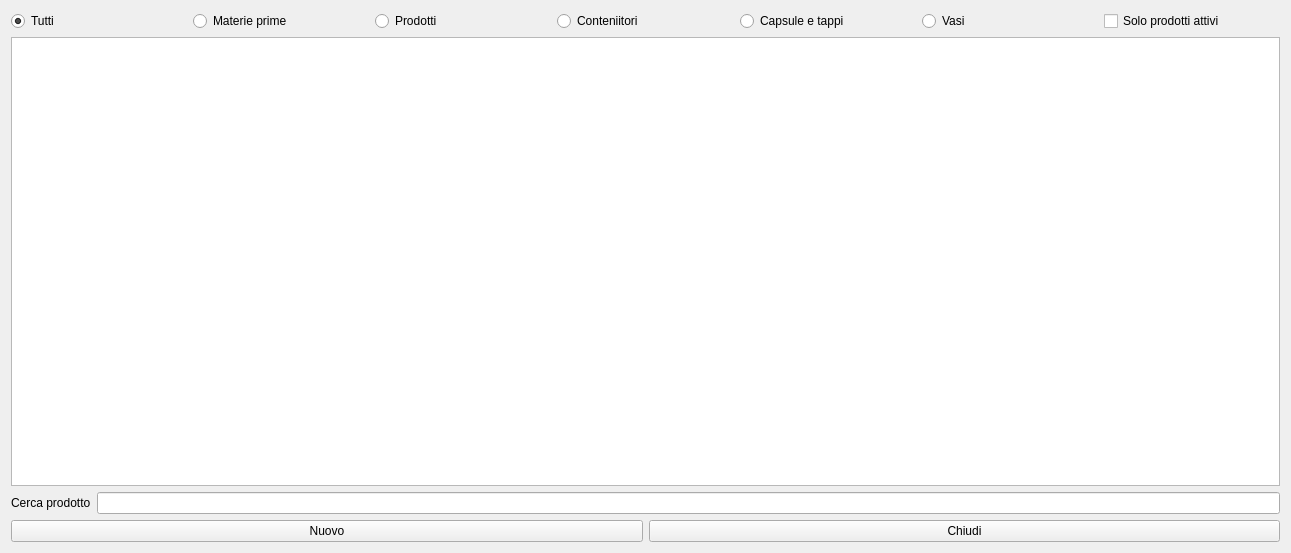
<?xml version="1.0" encoding="UTF-8"?>
<ui version="4.0">
 <class>HProdottiNew</class>
 <widget class="QWidget" name="HProdottiNew">
  <property name="windowModality">
   <enum>Qt::NonModal</enum>
  </property>
  <property name="geometry">
   <rect>
    <x>0</x>
    <y>0</y>
    <width>1291</width>
    <height>553</height>
   </rect>
  </property>
  <property name="windowTitle">
   <string>Prodotti</string>
  </property>
  <property name="windowIcon">
   <iconset resource="icons.qrc">
    <normaloff>:/Resources/Box.PNG</normaloff>:/Resources/Box.PNG</iconset>
  </property>
  <layout class="QVBoxLayout" name="verticalLayout_2">
   <item>
    <layout class="QVBoxLayout" name="verticalLayout">
     <item>
      <layout class="QHBoxLayout" name="horizontalLayout">
       <item>
        <widget class="QRadioButton" name="radioButton">
         <property name="text">
          <string>Tutti</string>
         </property>
         <property name="checked">
          <bool>true</bool>
         </property>
        </widget>
       </item>
       <item>
        <widget class="QRadioButton" name="radioButton_2">
         <property name="text">
          <string>Materie prime</string>
         </property>
        </widget>
       </item>
       <item>
        <widget class="QRadioButton" name="radioButton_3">
         <property name="text">
          <string>Prodotti</string>
         </property>
        </widget>
       </item>
       <item>
        <widget class="QRadioButton" name="radioButton_4">
         <property name="text">
          <string>Conteniitori</string>
         </property>
        </widget>
       </item>
       <item>
        <widget class="QRadioButton" name="radioButton_5">
         <property name="text">
          <string>Capsule e tappi</string>
         </property>
        </widget>
       </item>
       <item>
        <widget class="QRadioButton" name="radioButton_6">
         <property name="text">
          <string>Vasi</string>
         </property>
        </widget>
       </item>
       <item>
        <widget class="QCheckBox" name="checkBox">
         <property name="text">
          <string>Solo prodotti attivi</string>
         </property>
        </widget>
       </item>
      </layout>
     </item>
     <item>
      <widget class="QTableView" name="tvProdotti">
       <property name="editTriggers">
        <set>QAbstractItemView::AnyKeyPressed|QAbstractItemView::EditKeyPressed|QAbstractItemView::SelectedClicked</set>
       </property>
       <property name="alternatingRowColors">
        <bool>true</bool>
       </property>
       <property name="selectionMode">
        <enum>QAbstractItemView::SingleSelection</enum>
       </property>
       <property name="selectionBehavior">
        <enum>QAbstractItemView::SelectRows</enum>
       </property>
       <attribute name="horizontalHeaderShowSortIndicator" stdset="0">
        <bool>true</bool>
       </attribute>
       <attribute name="horizontalHeaderStretchLastSection">
        <bool>true</bool>
       </attribute>
       <attribute name="verticalHeaderVisible">
        <bool>false</bool>
       </attribute>
       <attribute name="verticalHeaderStretchLastSection">
        <bool>false</bool>
       </attribute>
      </widget>
     </item>
     <item>
      <layout class="QFormLayout" name="formLayout">
       <item row="0" column="0">
        <widget class="QLabel" name="label">
         <property name="text">
          <string>Cerca prodotto</string>
         </property>
        </widget>
       </item>
       <item row="0" column="1">
        <widget class="QLineEdit" name="lineEdit">
         <property name="clearButtonEnabled">
          <bool>true</bool>
         </property>
        </widget>
       </item>
      </layout>
     </item>
    </layout>
   </item>
   <item>
    <layout class="QGridLayout" name="gridLayout">
     <item row="0" column="1">
      <widget class="QPushButton" name="pushButton_2">
       <property name="text">
        <string>Chiudi</string>
       </property>
       <property name="icon">
        <iconset resource="icons.qrc">
         <normaloff>:/Resources/Actions-window-close-icon.png</normaloff>:/Resources/Actions-window-close-icon.png</iconset>
       </property>
       <property name="iconSize">
        <size>
         <width>32</width>
         <height>32</height>
        </size>
       </property>
      </widget>
     </item>
     <item row="0" column="0">
      <widget class="QPushButton" name="pushButton">
       <property name="text">
        <string>Nuovo</string>
       </property>
       <property name="icon">
        <iconset resource="icons.qrc">
         <normaloff>:/Resources/Plus.PNG</normaloff>:/Resources/Plus.PNG</iconset>
       </property>
       <property name="iconSize">
        <size>
         <width>32</width>
         <height>32</height>
        </size>
       </property>
      </widget>
     </item>
    </layout>
   </item>
  </layout>
 </widget>
 <resources>
  <include location="icons.qrc"/>
 </resources>
 <connections/>
</ui>
